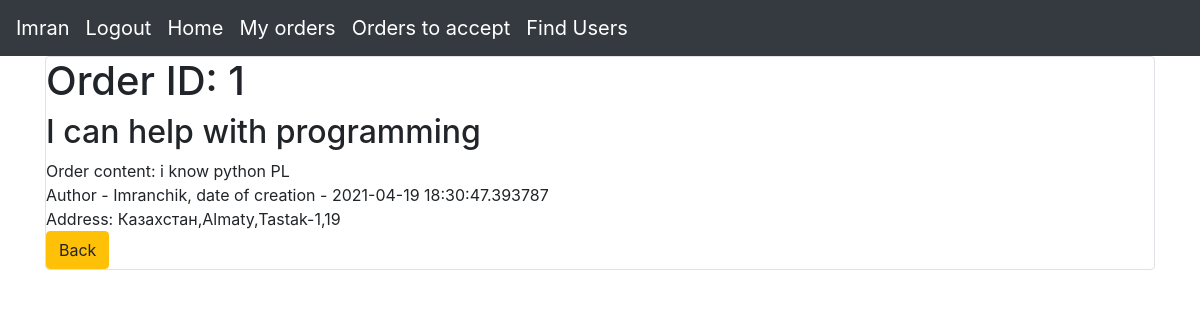
Screenshot of /look_details/1 (signed in) with the database file from the repository.
### data/users.py (models this page shows, shortened)
class User(SqlAlchemyBase, UserMixin):
    __tablename__ = 'users'
    id = sqlalchemy.Column(sqlalchemy.Integer, primary_key=True, autoincrement=True)
    name = sqlalchemy.Column(sqlalchemy.String, nullable=True)
    about = sqlalchemy.Column(sqlalchemy.String, nullable=True)
    email = sqlalchemy.Column(sqlalchemy.String, index=True, unique=True, nullable=True)
    hashed_password = sqlalchemy.Column(sqlalchemy.String, nullable=True)
    created_date = sqlalchemy.Column(sqlalchemy.DateTime, default=datetime.datetime.now)
    offers = orm.relation("Offer", back_populates='user')
    country = sqlalchemy.Column(sqlalchemy.String, nullable=True)
    city = sqlalchemy.Column(sqlalchemy.String, nullable=True)
    district = sqlalchemy.Column(sqlalchemy.String, nullable=True)
    building = sqlalchemy.Column(sqlalchemy.String, nullable=True)

### data/offers.py (models this page shows)
class Offer(SqlAlchemyBase):
    __tablename__ = 'offers'
    id = sqlalchemy.Column(sqlalchemy.Integer, primary_key=True, autoincrement=True)
    title = sqlalchemy.Column(sqlalchemy.String, nullable=True)
    content = sqlalchemy.Column(sqlalchemy.String, nullable=True)
    created_date = sqlalchemy.Column(sqlalchemy.DateTime, default=datetime.datetime.now)
    is_taken = sqlalchemy.Column(sqlalchemy.Boolean, default=False)
    user_id = sqlalchemy.Column(sqlalchemy.Integer, sqlalchemy.ForeignKey("users.id"))
    user = orm.relation('User')
    categories = orm.relation("Category", secondary="association", backref="offers")

### main.py (the view)
@app.route("/look_details/<int:offer_id>")
@login_required
def look_details(offer_id):
    db_sess = db_session.create_session()
    offer = db_sess.query(Offer).filter((Offer.id == offer_id), (Offer.is_taken == True)).first()
    title = offer.title
    id = offer.id
    user = offer.user
    date = offer.created_date
    content = offer.content
    db_sess.commit()
    return render_template("look_details.html", title=title, date=date, content=content, user=user, id=id)

### data/db_session.py (called while the page is built)
def create_session() -> Session:
    global __factory
    return __factory()

### main.py (called while the page is built)
@login_manager.user_loader
def load_user(user_id):
    db_sess = db_session.create_session()
    return db_sess.query(User).get(user_id)

### templates/look_details.html
{% extends "base.html" %}
{% block content %}
      <div class="col-md6 border rounded">
        <h1>Order ID: {{id}}</h1>
          <h2>{{title}}</h2>
          <div>
              Order content: {{content}}
          </div>
          <div>
              Author - {{ user.name }}, date of creation - {{ date }}
          </div>
          <div> Address: {{user.country}},{{user.city}},{{user.district}},{{user.building}}</div>
            <div>
                <a href="/my_orders" class="btn btn-warning">Back</a>
            </div>
      </div>
{% endblock %}

### templates/base.html (shortened to what this page needs)
<!doctype html>
<html lang="en">
<head>
    <link rel="stylesheet"
          href="https://stackpath.bootstrapcdn.com/bootstrap/4.4.1/css/bootstrap.min.css"
>
</head>
<body>
<header>
     <nav class="navbar navbar-expand-lg navbar-dark bg-dark">
      <div class="collapse navbar-collapse" id="navbar">
        <div class="navbar-nav">
          <a class="navbar-brand" href="#">{{current_user.name}}</a>
        {% if current_user.is_authenticated %}
            <a class="navbar-brand" href="/logout">Logout</a>
            <a class="navbar-brand" href="/">Home</a>
            <a class="navbar-brand" href="/my_orders">My orders</a>
            <a class="navbar-brand" href="/orders_to_take">Orders to accept</a>
            <a class="navbar-brand" href="/search_user">Find Users</a>
        {% else %}
            <p>
                <a class="btn btn-primary " href="/register">Sign up</a>
                <a class="btn btn-success" href="/login">Log in</a>
                <a class="btn btn-success" href="/">Main</a>
            </p>
        {% endif %}
        </div>
      </div>
    </nav>
</header>
<main role="main" class="container">
    {% block content %}{% endblock %}
</main>
</body>
</html>

### rows the page displays
User: name "Imran"
Offer: title "I can help with programming", content "i know python PL", created_date "2021-04-19 18:30:47.393787"
User: name "Imranchik", country "Казахстан", city "Almaty", district "Tastak-1", building "19"

### other values shown
{{ id }} "1"
